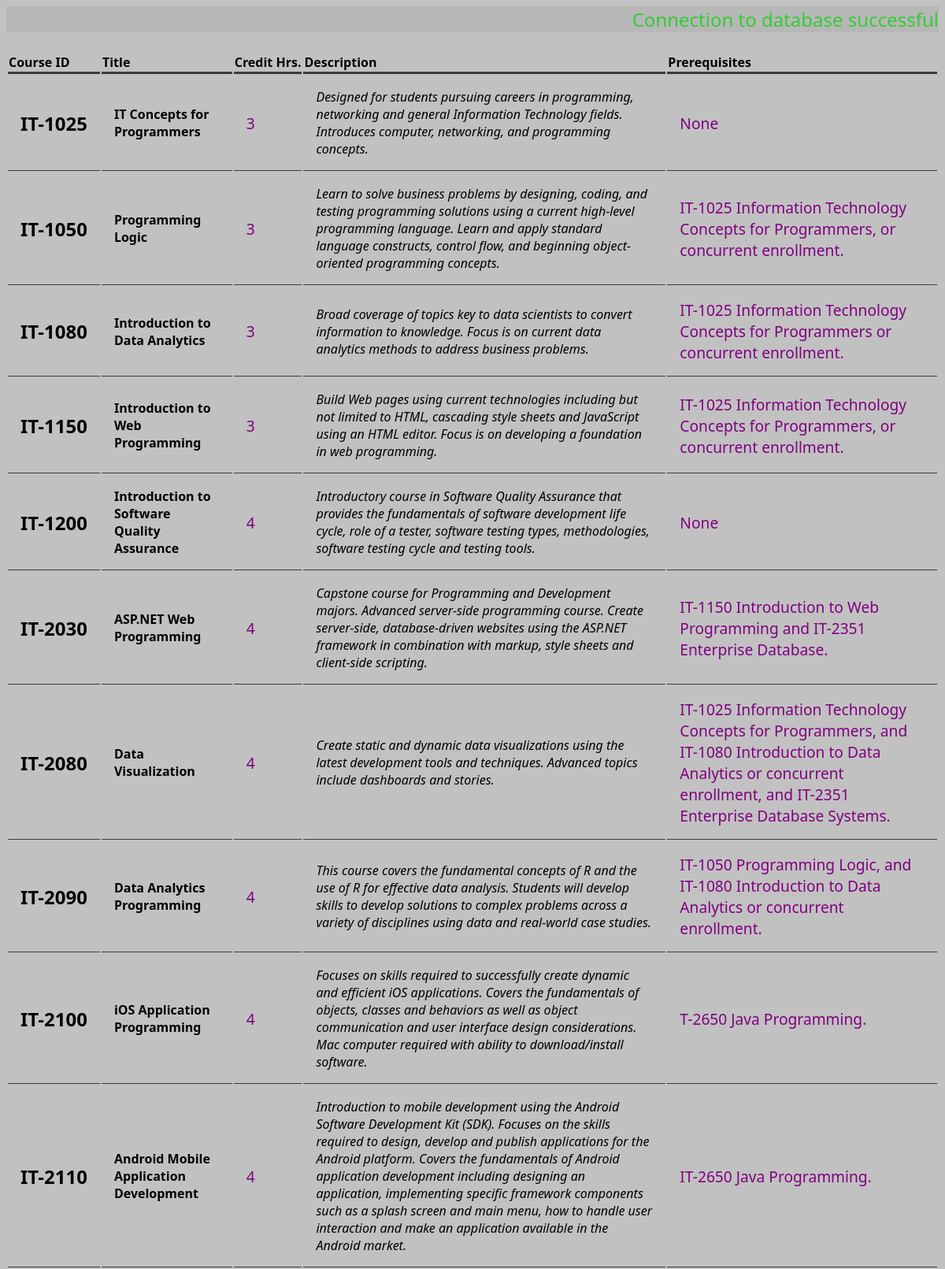
Page /Lesson4/courses.php (upper part) on the committed database.
### tables this page shows
CREATE TABLE `courses` (
  `course_id` varchar(55) NOT NULL,
  `title` varchar(55) NOT NULL,
  `credit_hrs` int(11) NOT NULL,
  `description` text NOT NULL,
  `prerequisites` varchar(255) NOT NULL
);

### Lesson4/courses.php (the view, shortened to what this page needs)
<?php
require('db.php');
$query = 'SELECT * FROM courses';
$statement = $db->prepare($query);
$statement->execute();
$courses = $statement->fetchAll();
?>
<html>
    <head>
        <link rel="stylesheet" href="main.css">
    </head>
    <body>
        <table class="crs_tbl">
            <tr>
                <th>Course ID</th>
                <th>Title</th>
                <th>Credit Hrs.</th>
                <th>Description</th>
                <th>Prerequisites</th>
            </tr>
            <?php foreach ($courses as $courses) : ?>
                <tr>
                    <td class="crs_id"><?php echo $courses['course_id'] ?></td>
                    <td class="crs_title"><?php echo $courses['title'] ?></td>
                    <td class="crs_hours"><?php echo $courses['credit_hrs'] ?></td>
                    <td class="crs_desc"><?php echo $courses['description'] ?></td>
                    <td class="prereq"><?php echo $courses['prerequisites'] ?></td>
                </tr>
                <?php endforeach;?>
        </table>
    </body>
</html>

### Lesson4/db.php (shortened to what this page needs)
<?php
try{
    echo '<div class="db_msg_div"><p class="db_msg">Connection to database successful</p></div>';
}catch (PDOException $e){
    $error_message = $e->getMessage();
    include('db_error.php');
    exit();
}
?>

### Lesson4/main.css (style rules this page uses)
html { font-family: 'Segoe UI', Tahoma, Geneva, Verdana, sans-serif; }
body { background-color: rgb(193, 193, 193);; }
p, input, button, span { font-size: 1.5rem; }
p { font-weight: 500; }
th { white-space: nowrap; text-align: left; border-bottom: 3px solid rgb(61, 60, 60); }
td { text-align: left; border-bottom: 1px solid rgb(61, 60, 60); padding: 1rem; }
td.crs_id { font-size: 1.5em; font-weight: 800; white-space: nowrap; }
td.crs_title { font-weight: 800; }
td.prereq, td.crs_hours { color: purple; font-size: larger; }
td.crs_desc { font-style: italic; }
p.db_msg { color: limegreen; text-align: right; }
.db_msg_div { background-color: rgb(183, 183, 183); position: sticky; top:1px; }

### rows in the picture
courses: course_id "IT-1025", title "IT Concepts for Programmers", credit_hrs "3", description "Designed for students pursuing careers in programming, networking and general Information Technology fields. Introduces computer, networking, and programming concepts.", prerequisites "None"
courses: course_id "IT-1050", title "Programming Logic", credit_hrs "3", description "Learn to solve business problems by designing, coding, and testing programming solutions using a current high-level programming language. Learn and apply standard language constructs, control flow, and beginning object-oriented programming concepts.", prerequisites "IT-1025 Information Technology Concepts for Programmers, or concurrent enrollment."
courses: course_id "IT-1080", title "Introduction to Data Analytics", credit_hrs "3", description "Broad coverage of topics key to data scientists to convert information to knowledge. Focus is on current data analytics methods to address business problems.", prerequisites "IT-1025 Information Technology Concepts for Programmers or concurrent enrollment."
courses: course_id "IT-1150", title "Introduction to Web Programming", credit_hrs "3", description "Build Web pages using current technologies including but not limited to HTML, cascading style sheets and JavaScript using an HTML editor. Focus is on developing a foundation in web programming.", prerequisites "IT-1025 Information Technology Concepts for Programmers, or concurrent enrollment."
courses: course_id "IT-1200", title "Introduction to Software Quality Assurance", credit_hrs "4", description "Introductory course in Software Quality Assurance that provides the fundamentals of software development life cycle, role of a tester, software testing types, methodologies, software testing cycle and testing tools.", prerequisites "None"
courses: course_id "IT-2030", title "ASP.NET Web Programming", credit_hrs "4", description "Capstone course for Programming and Development majors. Advanced server-side programming course. Create server-side, database-driven websites using the ASP.NET framework in combination with markup, style sheets and client-side scripting.", prerequisites "IT-1150 Introduction to Web Programming and IT-2351 Enterprise Database."
courses: course_id "IT-2080", title "Data Visualization", credit_hrs "4", description "Create static and dynamic data visualizations using the latest development tools and techniques. Advanced topics include dashboards and stories.", prerequisites "IT-1025 Information Technology Concepts for Programmers, and IT-1080 Introduction to Data Analytics or concurrent enrollment, and IT-2351 Enterprise Database Systems."
courses: course_id "IT-2090", title "Data Analytics Programming", credit_hrs "4", description "This course covers the fundamental concepts of R and the use of R for effective data analysis. Students will develop skills to develop solutions to complex problems across a variety of disciplines using data and real-world case studies.", prerequisites "IT-1050 Programming Logic, and IT-1080 Introduction to Data Analytics or concurrent enrollment."
courses: course_id "IT-2100", title "iOS Application Programming", credit_hrs "4", description "Focuses on skills required to successfully create dynamic and efficient iOS applications. Covers the fundamentals of objects, classes and behaviors as well as object communication and user interface design considerations. Mac computer required with ability to download/install software.", prerequisites "T-2650 Java Programming."
courses: course_id "IT-2110", title "Android Mobile Application Development", credit_hrs "4", description "Introduction to mobile development using the Android Software Development Kit (SDK). Focuses on the skills required to design, develop and publish applications for the Android platform. Covers the fundamentals of Android application development including designing an application, implementing specific framework components such as a splash screen and main menu, how to handle user interaction and make an application available in the Android market.", prerequisites "IT-2650 Java Programming."
